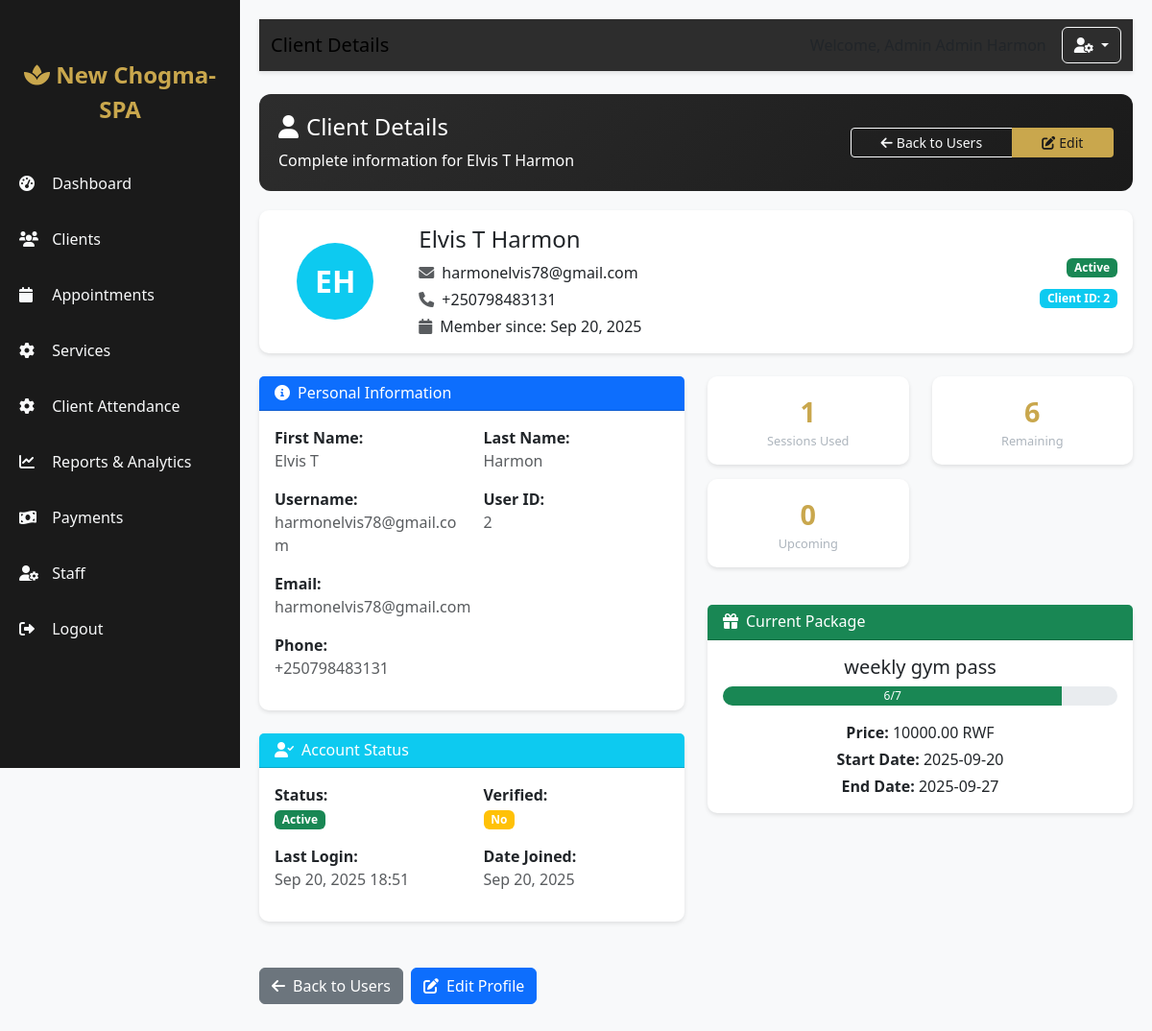
Page /admin-dashboard/users/view/2/ (signed in) on the committed database.
### accounts/models.py (models this page shows, shortened)
class CustomUser(AbstractUser):
    CLIENT = 'client'
    ADMIN = 'admin'
    STAFF = 'staff'
    ROLE_CHOICES = [
        (CLIENT, 'Client'),
        (ADMIN, 'Admin'),
        (STAFF, 'Staff'),
    ]
    phone_regex = RegexValidator(
        regex=r'^\+250\d{9}$',
        message="Phone number must be in the format: '+250xxxxxxxxx' where x is a digit (12 digits total)"
    )
    role = models.CharField(max_length=10, choices=ROLE_CHOICES, default=CLIENT)
    phone_number = models.CharField(
        max_length=15,
        blank=True,
        validators=[phone_regex],
        unique=True,
        error_messages={'unique': 'A user with this phone number already exists.'}
    )
    email = models.EmailField(unique=True, error_messages={'unique': 'A user with this email already exists.'})
    qr_code = models.UUIDField(default=uuid.uuid4, editable=False, unique=True)
    date_joined = models.DateTimeField(auto_now_add=True)
    is_verified = models.BooleanField(default=False)
    groups = models.ManyToManyField(
        'auth.Group',
        verbose_name='groups',
        blank=True,
        help_text='The groups this user belongs to.',
        related_name="customuser_set",
        related_query_name="user",
    )
    user_permissions = models.ManyToManyField(
        'auth.Permission',
        verbose_name='user permissions',
        blank=True,
        help_text='Specific permissions for this user.',
        related_name="customuser_set",
        related_query_name="user",
    )
    def get_full_name(self):
        return f"{self.first_name} {self.last_name}".strip()
    class Meta:
        verbose_name = 'User'
        verbose_name_plural = 'Users'

### admin_app/models.py (models this page shows, shortened)
class ServicePackage(models.Model):
    SERVICE_TYPES = [
        ('gym', 'Gym'),
        ('sauna', 'Sauna'),
        ('massage', 'Massage'),
    ]
    DURATION_UNITS = [
        ('days', 'Days'),
        ('weeks', 'Weeks'),
        ('months', 'Months'),
    ]
    name = models.CharField(max_length=100)
    service_type = models.CharField(max_length=10, choices=SERVICE_TYPES)
    description = models.TextField(blank=True)
    price = models.DecimalField(max_digits=12, decimal_places=2, validators=[MinValueValidator(0)], help_text="Price in RWF")
    tickets_included = models.PositiveIntegerField(help_text="Number of tickets included (0 for unlimited)")
    validity_days = models.PositiveIntegerField(help_text="Package validity in days")
    is_active = models.BooleanField(default=True)
    auto_renew = models.BooleanField(default=False, help_text="Auto-renew package when expired")
    created_at = models.DateTimeField(auto_now_add=True)
    updated_at = models.DateTimeField(auto_now=True)
    class Meta:
        ordering = ['service_type', 'price']
        verbose_name = 'Service Package'
        verbose_name_plural = 'Service Packages'

### admin_app/views.py (the view, shortened to what this page needs)
# urls.py: path('users/view/<int:user_id>/', views.view_client, name='view_client'),
@login_required
def view_client(request, user_id):
    if request.user.role != CustomUser.ADMIN:
        messages.error(request, 'You do not have permission to access this page.')
        return redirect('accounts:login')
    client = get_object_or_404(CustomUser, id=user_id, role=CustomUser.CLIENT)
    from core.models import AttendanceRecord, UserServicePackage, Appointment
    from django.db.models import Sum, Count
    from django.utils import timezone
    total_sessions_used = AttendanceRecord.objects.filter(user=client).count()
    active_package = UserServicePackage.objects.filter(
        user=client,
        status='active',
        end_date__gte=timezone.now().date()
    ).first()
    if active_package:
        remaining_sessions = active_package.tickets_remaining()
        total_sessions = active_package.total_tickets
        package_name = active_package.service_package.name
        package_price = active_package.service_package.price
        start_date = active_package.start_date
        end_date = active_package.end_date
    total_spent = UserServicePackage.objects.filter(user=client).aggregate(
        total=Sum('service_package__price')
    )['total'] or 0
    upcoming_appointments = Appointment.objects.filter(
        client=client,
        appointment_date__gte=timezone.now().date(),
        status__in=['pending', 'confirmed']
    ).count()
    attendance_history = AttendanceRecord.objects.filter(
        user=client
    ).select_related('service_package').order_by('-check_in_time')[:10]
    formatted_attendance = []
    for record in attendance_history:
        duration = "N/A"
        if record.check_out_time:
            duration_seconds = (record.check_out_time - record.check_in_time).total_seconds()
            hours = int(duration_seconds // 3600)
            minutes = int((duration_seconds % 3600) // 60)
            duration = f"{hours}h {minutes}m"
        formatted_attendance.append({
            'date': record.check_in_time.strftime('%Y-%m-%d'),
            'service': record.service_package.name,
            'duration': duration,
            'check_in': record.check_in_time.strftime('%H:%M'),
            'check_out': record.check_out_time.strftime('%H:%M') if record.check_out_time else 'N/A'
        })
    payment_history = UserServicePackage.objects.filter(
        user=client
    ).select_related('service_package').order_by('-purchase_date')[:5]
    formatted_payments = []
    for package in payment_history:
        formatted_payments.append({
            'date': package.purchase_date.strftime('%Y-%m-%d'),
            'amount': float(package.service_package.price),
            'service': package.service_package.name,
            'status': 'Completed'
        })
    client_data = {
        'total_sessions_used': total_sessions_used,
        'remaining_sessions': remaining_sessions,
        'total_sessions': total_sessions,
        'total_spent': total_spent,
        'upcoming_appointments': upcoming_appointments,
        'attendance_history': formatted_attendance,
        'payment_history': formatted_payments,
        'current_package': {
            'name': package_name,
            'price': float(package_price) if package_price else 0,
            'sessions': total_sessions,
            'start_date': start_date.strftime('%Y-%m-%d') if start_date else 'N/A',
            'end_date': end_date.strftime('%Y-%m-%d') if end_date else 'N/A',
            'remaining_sessions': remaining_sessions
        } if active_package else None
    }
    context = {
        'user': request.user,
        'client': client,
        'client_data': client_data,
        'active_tab': 'user_management',
    }
    return render(request, 'admin/client_detail.html', context)

### core/models.py (called while the page is built)
    def tickets_remaining(self):
        return self.total_tickets - self.tickets_used

### templates/admin/client_detail.html (shortened to what this page needs)
{% extends 'admin/base.html' %}
{% block page_title %}Client Details{% endblock %}
{% block content %}
<div class="admin-section">
    <div class="row align-items-center">
        <div class="col-12 col-md-8">
            <h4><i class="fas fa-user me-2"></i>Client Details</h4>
            <p class="mb-0">Complete information for {{ client.get_full_name }}</p>
        </div>
        <div class="col-12 col-md-4 text-md-end mt-3 mt-md-0">
            <div class="btn-group w-100">
                <a href="{% url 'admin_app:user_management' %}" class="btn btn-outline-light btn-sm">
                    <i class="fas fa-arrow-left me-1"></i>Back to Users
                </a>
                <a href="{% url 'admin_app:edit_client' client.id %}" class="btn btn-accent btn-sm" style="background-color: var(--accent); color: var(--primary-dark);">
                    <i class="fas fa-edit me-1"></i>Edit
                </a>
            </div>
        </div>
    </div>
</div>
<div class="card mb-4">
    <div class="card-body">
        <div class="row align-items-center">
            <div class="col-md-2 text-center">
                <div class="avatar-placeholder bg-info text-white rounded-circle mx-auto" style="width: 80px; height: 80px; display: flex; align-items: center; justify-content: center; font-size: 2rem;">
                    {{ client.first_name|first|upper }}{{ client.last_name|first|upper }}
                </div>
            </div>
            <div class="col-md-7">
                <h4>{{ client.get_full_name }}</h4>
                <p class="mb-1"><i class="fas fa-envelope me-2 text-muted"></i>{{ client.email }}</p>
                <p class="mb-1"><i class="fas fa-phone me-2 text-muted"></i>{{ client.phone_number|default:"No phone number" }}</p>
                <p class="mb-0"><i class="fas fa-calendar me-2 text-muted"></i>Member since: {{ client.date_joined|date:"M d, Y" }}</p>
            </div>
            <div class="col-md-3 text-md-end">
                <span class="badge bg-{% if client.is_active %}success{% else %}danger{% endif %} mb-2">
                    {% if client.is_active %}Active{% else %}Inactive{% endif %}
                </span>
                <br>
                <span class="badge bg-info">Client ID: {{ client.id }}</span>
            </div>
        </div>
    </div>
</div>
<div class="row">
    <div class="col-md-6">
        <div class="card mb-4">
            <div class="card-header bg-primary text-white">
                <h6 class="mb-0"><i class="fas fa-info-circle me-2"></i>Personal Information</h6>
            </div>
            <div class="card-body">
                <div class="row">
                    <div class="col-6">
                        <strong>First Name:</strong>
                        <p class="text-muted">{{ client.first_name }}</p>
                    </div>
                    <div class="col-6">
                        <strong>Last Name:</strong>
                        <p class="text-muted">{{ client.last_name }}</p>
                    </div>
                    <div class="col-6">
                        <strong>Username:</strong>
                        <p class="text-muted">{{ client.username }}</p>
                    </div>
                    <div class="col-6">
                        <strong>User ID:</strong>
                        <p class="text-muted">{{ client.id }}</p>
                    </div>
                    <div class="col-12">
                        <strong>Email:</strong>
                        <p class="text-muted">{{ client.email }}</p>
                    </div>
                    <div class="col-12">
                        <strong>Phone:</strong>
                        <p class="text-muted">{{ client.phone_number|default:"Not provided" }}</p>
                    </div>
                </div>
            </div>
        </div>
        <div class="card mb-4">
            <div class="card-header bg-info text-white">
                <h6 class="mb-0"><i class="fas fa-user-check me-2"></i>Account Status</h6>
            </div>
            <div class="card-body">
                <div class="row">
                    <div class="col-6">
                        <strong>Status:</strong>
                        <p>
                            <span class="badge bg-{% if client.is_active %}success{% else %}danger{% endif %}">
                                {% if client.is_active %}Active{% else %}Inactive{% endif %}
                            </span>
                        </p>
                    </div>
                    <div class="col-6">
                        <strong>Verified:</strong>
                        <p>
                            <span class="badge bg-{% if client.is_verified %}success{% else %}warning{% endif %}">
                                {% if client.is_verified %}Yes{% else %}No{% endif %}
                            </span>
                        </p>
                    </div>
                    <div class="col-6">
                        <strong>Last Login:</strong>
                        <p class="text-muted">{{ client.last_login|date:"M d, Y H:i"|default:"Never" }}</p>
                    </div>
                    <div class="col-6">
                        <strong>Date Joined:</strong>
                        <p class="text-muted">{{ client.date_joined|date:"M d, Y" }}</p>
                    </div>
                </div>
            </div>
        </div>
    </div>
    <div class="col-md-6">
        <div class="row mb-4">
            <div class="col-6">
                <div class="card stat-card">
                    <div class="stat-number">{{ client_data.total_sessions_used }}</div>
                    <div class="stat-label">Sessions Used</div>
                </div>
            </div>
            <div class="col-6">
                <div class="card stat-card">
                    <div class="stat-number">{{ client_data.remaining_sessions }}</div>
                    <div class="stat-label">Remaining</div>
                </div>
            </div>
            <div class="col-6">
                <div class="card stat-card">
                    <div class="stat-number">{{ client_data.upcoming_appointments }}</div>
                    <div class="stat-label">Upcoming</div>
                </div>
            </div>
        </div>
        <div class="card mb-4">
            <div class="card-header bg-success text-white">
                <h6 class="mb-0"><i class="fas fa-gift me-2"></i>Current Package</h6>
            </div>
            <div class="card-body">
                {% if client_data.current_package %}
                <div class="text-center">
                    <h5>{{ client_data.current_package.name }}</h5>
                    <div class="progress mb-3" style="height: 20px;">
                        <div class="progress-bar bg-success" role="progressbar"
                             style="width: {% widthratio client_data.current_package.remaining_sessions client_data.current_package.sessions 100 %}%">
                            {{ client_data.current_package.remaining_sessions }}/{{ client_data.current_package.sessions }}
                        </div>
                    </div>
                    <p class="mb-1"><strong>Price:</strong> {{ client_data.current_package.price|floatformat:2 }} RWF</p>
                    <p class="mb-1"><strong>Start Date:</strong> {{ client_data.current_package.start_date }}</p>
                    <p class="mb-0"><strong>End Date:</strong> {{ client_data.current_package.end_date }}</p>
                </div>
                {% else %}
                <p class="text-center text-muted">No active package</p>
                {% endif %}
            </div>
        </div>
    </div>
</div>
<div class="d-flex gap-2 mt-4">
    <a href="{% url 'admin_app:user_management' %}" class="btn btn-secondary">
        <i class="fas fa-arrow-left me-2"></i>Back to Users
    </a>
    <a href="{% url 'admin_app:edit_client' client.id %}" class="btn btn-primary">
        <i class="fas fa-edit me-2"></i>Edit Profile
    </a>
</div>
{% endblock %}

### templates/admin/base.html (style rules this page uses)
:root { --primary-dark: #1a1a1a; --primary-light: #2d2d2d; --accent: #c9a74d; --text-light: #f8f9fa; --text-muted: #adb5bd; }
body { background-color: #f8f9fa; font-family: 'Segoe UI', Tahoma, Geneva, Verdana, sans-serif; padding-bottom: 60px; }
.card { border: none; border-radius: 10px; box-shadow: 0 2px 4px rgba(0,0,0,0.1); margin-bottom: 20px; }
.stat-card { text-align: center; padding: 15px; }
.stat-number { font-size: 1.8rem; font-weight: bold; color: var(--accent); }
.stat-label { color: var(--text-muted); font-size: 0.8rem; }
.admin-section { background: linear-gradient(135deg, var(--primary-light) 0%, var(--primary-dark) 100%); color: white; padding: 20px; border-radius: 12px; margin-bottom: 20px; }
@media (min-width: 768px) { .stat-number { font-size: 2.2rem; } }

### templates/admin/client_detail.html (style rules this page uses)
.avatar-placeholder { width: 80px; height: 80px; border-radius: 50%; display: flex; align-items: center; justify-content: center; font-size: 2rem; font-weight: bold; }
.stat-card { text-align: center; padding: 15px; margin-bottom: 15px; }
.stat-number { font-size: 1.8rem; font-weight: bold; color: var(--accent); }
.stat-label { color: var(--text-muted); font-size: 0.8rem; }
.progress { border-radius: 10px; }

### rows in the picture
CustomUser: get_full_name "Elvis T Harmon", first_name|first "E", last_name|first "H", email "harmonelvis78@gmail.com", phone_number "+250798483131", date_joined "Sep 20, 2025", id "2", first_name "Elvis T", last_name "Harmon", username "harmonelvis78@gmail.com", last_login "Sep 20, 2025 18:51"
ServicePackage: current_package.name "weekly gym pass"

### other values in the picture
{{ client_data.total_sessions_used }} "1"
{{ client_data.remaining_sessions }} "6"
{{ client_data.upcoming_appointments }} "0"
{{ client_data.current_package.remaining_sessions }} "6"
{{ client_data.current_package.sessions }} "7"
{{ client_data.current_package.price|floatformat:2 }} "10000.00"
{{ client_data.current_package.start_date }} "2025-09-20"
{{ client_data.current_package.end_date }} "2025-09-27"
